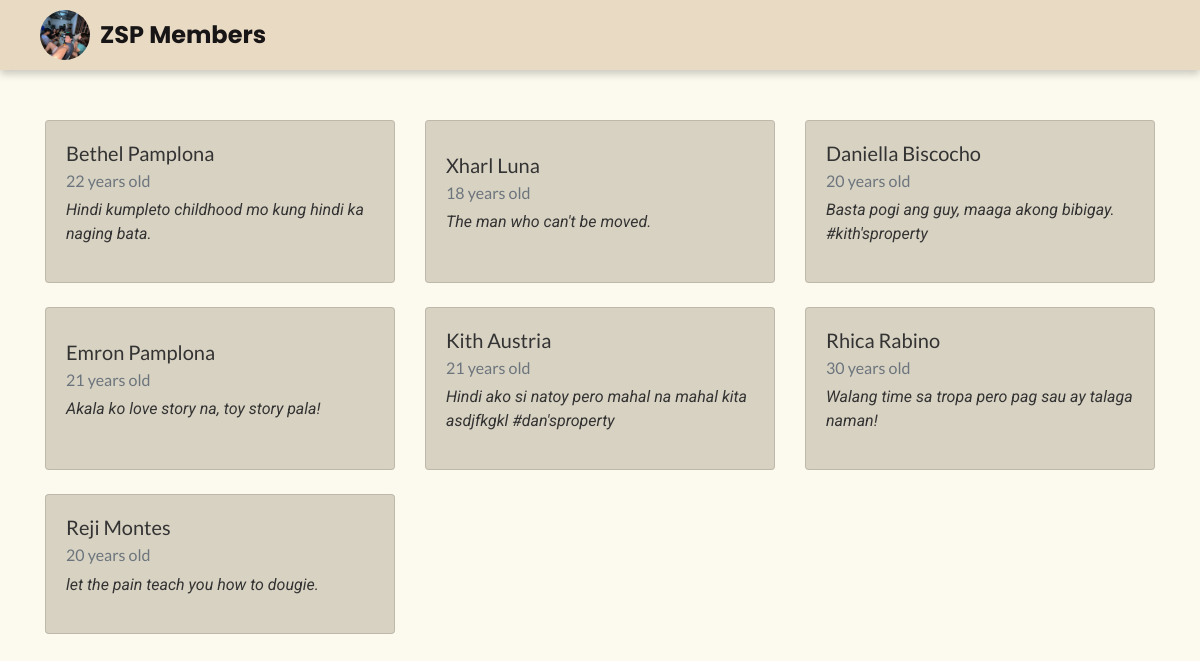
The page / on the database its author committed.
### tables this page shows
CREATE TABLE `userinfo` (
  `userInfoID` int(20) NOT NULL,
  `userID` int(20) NOT NULL,
  `addressID` int(20) NOT NULL,
  `firstName` varchar(30) NOT NULL,
  `lastName` varchar(30) NOT NULL,
  `bio` varchar(100) NOT NULL,
  `age` int(200) NOT NULL
);

### connect.php (called while the page is built, shortened)
<?php
  function executeQuery($query){
    $conn = $GLOBALS['conn'];
    return mysqli_query($conn, $query);
  }
?>

### index.php (the view, shortened to what this page needs)
<?php
include 'connect.php';
$sql = "SELECT firstName, lastName, age, bio FROM userinfo";
$result = executeQuery($sql);
?>
<!DOCTYPE html>
<html lang="en">
<head>
    <link rel="stylesheet" href="https://stackpath.bootstrapcdn.com/bootstrap/4.5.2/css/bootstrap.min.css">
</head>
<body>
    <nav class="navbar bg-body-tertiary">
        <div class="container-fluid">
            <div class="navbar-brand">
                <img src="images/zsp.jpg" alt="ZSP Logo" class="navbar-img">
                ZSP Members
            </div>
        </div>
    </nav>
    <div class="container">
        <div class="row">
            <?php
            if ($result && mysqli_num_rows($result) > 0) {
                while ($row = mysqli_fetch_assoc($result)) {
                    echo '<div class="col-lg-4 col-md-6 col-sm-12 mb-4">
                            <div class="card">
                                <div class="card-body">
                                    <h5 class="card-title">' . htmlspecialchars($row['firstName']) . ' ' . htmlspecialchars($row['lastName']) . '</h5>
                                    <h6 class="card-subtitle mb-2 text-muted">' . htmlspecialchars($row['age']) . ' years old</h6>
                                    <p class="bio-text">' . htmlspecialchars($row['bio']) . '</p>
                                </div>
                            </div>
                        </div>';
                }
            }
            ?>
        </div>
    </div>
</body>
</html>

### index.php (style rules this page uses)
body { font-family: 'Poppins', sans-serif; background-color: #FCFAEE; }
.container { margin-top: 50px; }
.row { display: flex; flex-wrap: wrap; }
.card { transition: transform 0.2s; display: flex; flex-direction: column; height: 100%; background-color: #D8D2C2; }
.card-body { flex: 1; display: flex; flex-direction: column; justify-content: center; color: #333; font-family: 'Lato', sans-serif; }
.bio-text { font-family: 'Roboto', sans-serif; font-style: italic; }
.navbar { background-color: #E9DAC4; box-shadow: 0 4px 8px rgba(0, 0, 0, 0.2); padding: 5px; }
.navbar-brand { color: #171515; font-size: 1.5rem; font-family: 'Poppins', sans-serif; font-weight: bold; display: flex; align-items: center; }
.navbar-img { width: 50px; height: 50px; border-radius: 50%; object-fit: cover; margin-right: 10px; margin-left: 20px; }

### rows shown on the page
userinfo: firstName "Bethel", lastName "Pamplona", age "22", bio "Hindi kumpleto childhood mo kung hindi ka naging bata."
userinfo: firstName "Xharl", lastName "Luna", age "18", bio "The man who can't be moved."
userinfo: firstName "Daniella", lastName "Biscocho", age "20", bio "Basta pogi ang guy, maaga akong bibigay. #kith'sproperty"
userinfo: firstName "Emron", lastName "Pamplona", age "21", bio "Akala ko love story na, toy story pala!"
userinfo: firstName "Kith", lastName "Austria", age "21", bio "Hindi ako si natoy pero mahal na mahal kita asdjfkgkl #dan'sproperty"
userinfo: firstName "Rhica", lastName "Rabino", age "30", bio "Walang time sa tropa pero pag sau ay talaga naman!"
userinfo: firstName "Reji", lastName "Montes", age "20", bio "let the pain teach you how to dougie."
